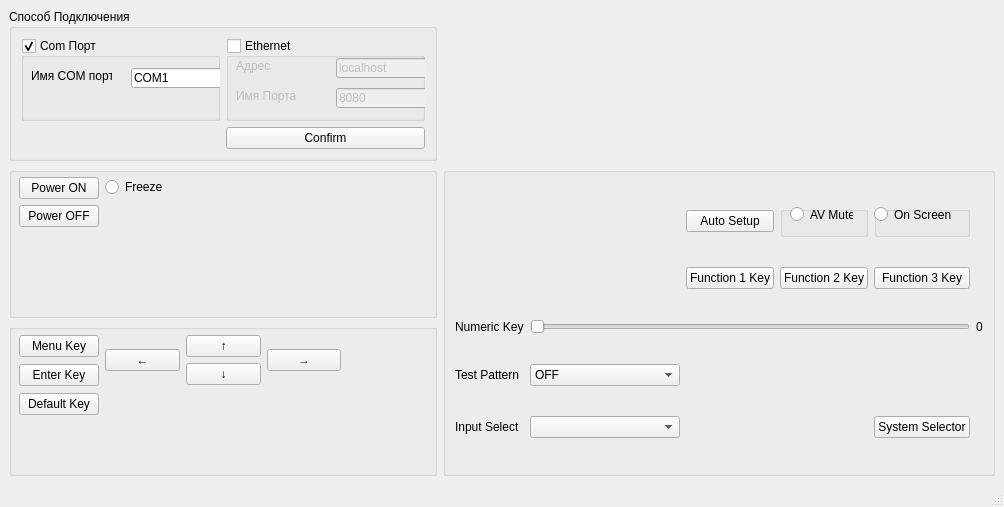
<?xml version="1.0" encoding="UTF-8"?>
<ui version="4.0">
 <class>MainWindow</class>
 <widget class="QMainWindow" name="MainWindow">
  <property name="geometry">
   <rect>
    <x>0</x>
    <y>0</y>
    <width>1004</width>
    <height>507</height>
   </rect>
  </property>
  <property name="windowTitle">
   <string>MainWindow</string>
  </property>
  <widget class="QWidget" name="centralwidget">
   <layout class="QGridLayout" name="gridLayout_7">
    <item row="0" column="0">
     <layout class="QGridLayout" name="gridLayout_6">
      <item row="1" column="0">
       <widget class="QGroupBox" name="groupBox_5">
        <property name="title">
         <string/>
        </property>
        <widget class="QWidget" name="layoutWidget">
         <property name="geometry">
          <rect>
           <x>10</x>
           <y>10</y>
           <width>191</width>
           <height>79</height>
          </rect>
         </property>
         <layout class="QFormLayout" name="formLayout">
          <item row="0" column="1">
           <widget class="QRadioButton" name="freeze">
            <property name="text">
             <string>Freeze</string>
            </property>
           </widget>
          </item>
          <item row="0" column="0">
           <layout class="QVBoxLayout" name="verticalLayout">
            <item>
             <widget class="QPushButton" name="powerOn">
              <property name="text">
               <string>Power ON</string>
              </property>
             </widget>
            </item>
            <item>
             <widget class="QPushButton" name="powerOff">
              <property name="text">
               <string>Power OFF</string>
              </property>
             </widget>
            </item>
           </layout>
          </item>
         </layout>
        </widget>
       </widget>
      </item>
      <item row="0" column="0">
       <widget class="QGroupBox" name="groupBox_4">
        <property name="title">
         <string>Способ Подключения</string>
        </property>
        <layout class="QGridLayout" name="gridLayout_3">
         <item row="1" column="1">
          <widget class="QPushButton" name="Confirm">
           <property name="text">
            <string>Confirm</string>
           </property>
          </widget>
         </item>
         <item row="0" column="0">
          <widget class="QGroupBox" name="com">
           <property name="title">
            <string>Com Порт</string>
           </property>
           <property name="checkable">
            <bool>true</bool>
           </property>
           <widget class="QLineEdit" name="comName">
            <property name="geometry">
             <rect>
              <x>110</x>
              <y>30</y>
              <width>113</width>
              <height>20</height>
             </rect>
            </property>
            <property name="text">
             <string>COM1</string>
            </property>
           </widget>
           <widget class="QLabel" name="label">
            <property name="geometry">
             <rect>
              <x>10</x>
              <y>30</y>
              <width>81</width>
              <height>16</height>
             </rect>
            </property>
            <property name="text">
             <string>Имя COM порта</string>
            </property>
           </widget>
          </widget>
         </item>
         <item row="0" column="1">
          <widget class="QGroupBox" name="eth">
           <property name="acceptDrops">
            <bool>false</bool>
           </property>
           <property name="autoFillBackground">
            <bool>false</bool>
           </property>
           <property name="title">
            <string>Ethernet</string>
           </property>
           <property name="flat">
            <bool>false</bool>
           </property>
           <property name="checkable">
            <bool>true</bool>
           </property>
           <property name="checked">
            <bool>false</bool>
           </property>
           <widget class="QLineEdit" name="ethName">
            <property name="geometry">
             <rect>
              <x>110</x>
              <y>50</y>
              <width>113</width>
              <height>20</height>
             </rect>
            </property>
            <property name="text">
             <string>8080</string>
            </property>
           </widget>
           <widget class="QLabel" name="label_6">
            <property name="geometry">
             <rect>
              <x>10</x>
              <y>50</y>
              <width>81</width>
              <height>16</height>
             </rect>
            </property>
            <property name="text">
             <string>Имя Порта</string>
            </property>
           </widget>
           <widget class="QLineEdit" name="ethName_2">
            <property name="geometry">
             <rect>
              <x>110</x>
              <y>20</y>
              <width>113</width>
              <height>20</height>
             </rect>
            </property>
            <property name="text">
             <string>localhost</string>
            </property>
           </widget>
           <widget class="QLabel" name="label_7">
            <property name="geometry">
             <rect>
              <x>10</x>
              <y>20</y>
              <width>81</width>
              <height>16</height>
             </rect>
            </property>
            <property name="text">
             <string>Адрес</string>
            </property>
           </widget>
          </widget>
         </item>
        </layout>
       </widget>
      </item>
      <item row="2" column="0">
       <widget class="QGroupBox" name="groupBox_6">
        <property name="title">
         <string/>
        </property>
        <widget class="QWidget" name="layoutWidget">
         <property name="geometry">
          <rect>
           <x>10</x>
           <y>10</y>
           <width>322</width>
           <height>85</height>
          </rect>
         </property>
         <layout class="QGridLayout" name="gridLayout_4">
          <item row="0" column="0">
           <widget class="QPushButton" name="menuKey">
            <property name="text">
             <string>Menu Key</string>
            </property>
           </widget>
          </item>
          <item row="0" column="1" rowspan="2">
           <layout class="QGridLayout" name="gridLayout">
            <item row="0" column="0" rowspan="2">
             <widget class="QPushButton" name="leftKey">
              <property name="text">
               <string>←</string>
              </property>
             </widget>
            </item>
            <item row="0" column="1">
             <widget class="QPushButton" name="upKey">
              <property name="text">
               <string>↑</string>
              </property>
             </widget>
            </item>
            <item row="0" column="2" rowspan="2">
             <widget class="QPushButton" name="rightKey">
              <property name="text">
               <string>→</string>
              </property>
             </widget>
            </item>
            <item row="1" column="1">
             <widget class="QPushButton" name="downKey">
              <property name="text">
               <string>↓</string>
              </property>
             </widget>
            </item>
           </layout>
          </item>
          <item row="1" column="0">
           <widget class="QPushButton" name="enterKey">
            <property name="text">
             <string>Enter Key</string>
            </property>
           </widget>
          </item>
          <item row="2" column="0">
           <widget class="QPushButton" name="defaultKey">
            <property name="text">
             <string>Default Key</string>
            </property>
           </widget>
          </item>
         </layout>
        </widget>
       </widget>
      </item>
      <item row="1" column="1" rowspan="2">
       <widget class="QGroupBox" name="groupBox_7">
        <property name="title">
         <string/>
        </property>
        <layout class="QGridLayout" name="gridLayout_5">
         <item row="4" column="1" colspan="2">
          <widget class="QComboBox" name="testPattern">
           <item>
            <property name="text">
             <string>OFF</string>
            </property>
           </item>
           <item>
            <property name="text">
             <string>All white</string>
            </property>
           </item>
           <item>
            <property name="text">
             <string>All black</string>
            </property>
           </item>
           <item>
            <property name="text">
             <string>1% Window</string>
            </property>
           </item>
           <item>
            <property name="text">
             <string>1% Window (Inverion)</string>
            </property>
           </item>
           <item>
            <property name="text">
             <string>Focus</string>
            </property>
           </item>
           <item>
            <property name="text">
             <string>Color bar (vertical)</string>
            </property>
           </item>
           <item>
            <property name="text">
             <string>Color bar (horizontal)</string>
            </property>
           </item>
           <item>
            <property name="text">
             <string>16:9/4:3 aspect frame</string>
            </property>
           </item>
          </widget>
         </item>
         <item row="5" column="0">
          <widget class="QLabel" name="label_2">
           <property name="text">
            <string>Input Select</string>
           </property>
          </widget>
         </item>
         <item row="2" column="0">
          <widget class="QLabel" name="label_5">
           <property name="text">
            <string>Numeric Key</string>
           </property>
          </widget>
         </item>
         <item row="4" column="0">
          <widget class="QLabel" name="label_3">
           <property name="text">
            <string>Test Pattern</string>
           </property>
          </widget>
         </item>
         <item row="2" column="1" colspan="5">
          <widget class="QSlider" name="horizontalSlider">
           <property name="maximum">
            <number>9</number>
           </property>
           <property name="pageStep">
            <number>3</number>
           </property>
           <property name="orientation">
            <enum>Qt::Horizontal</enum>
           </property>
          </widget>
         </item>
         <item row="5" column="5">
          <widget class="QPushButton" name="sysSelector">
           <property name="text">
            <string>System Selector</string>
           </property>
          </widget>
         </item>
         <item row="2" column="6">
          <widget class="QLabel" name="label_4">
           <property name="text">
            <string>0</string>
           </property>
          </widget>
         </item>
         <item row="5" column="1" colspan="2">
          <widget class="QComboBox" name="comboBox">
           <item>
            <property name="text">
             <string/>
            </property>
           </item>
           <item>
            <property name="text">
             <string>PC1</string>
            </property>
           </item>
           <item>
            <property name="text">
             <string>PC2</string>
            </property>
           </item>
           <item>
            <property name="text">
             <string>RGB1</string>
            </property>
           </item>
           <item>
            <property name="text">
             <string>RGB2</string>
            </property>
           </item>
           <item>
            <property name="text">
             <string>Video</string>
            </property>
           </item>
           <item>
            <property name="text">
             <string>DVI</string>
            </property>
           </item>
           <item>
            <property name="text">
             <string>HDMI</string>
            </property>
           </item>
           <item>
            <property name="text">
             <string>Digital Link</string>
            </property>
           </item>
          </widget>
         </item>
         <item row="0" column="5">
          <widget class="QGroupBox" name="groupBox_3">
           <property name="title">
            <string/>
           </property>
           <widget class="QRadioButton" name="radioButton">
            <property name="geometry">
             <rect>
              <x>0</x>
              <y>0</y>
              <width>82</width>
              <height>17</height>
             </rect>
            </property>
            <property name="text">
             <string>On Screen</string>
            </property>
           </widget>
          </widget>
         </item>
         <item row="1" column="5">
          <widget class="QPushButton" name="func3Key">
           <property name="text">
            <string>Function 3 Key</string>
           </property>
          </widget>
         </item>
         <item row="1" column="4">
          <widget class="QPushButton" name="func2Key">
           <property name="text">
            <string>Function 2 Key</string>
           </property>
          </widget>
         </item>
         <item row="1" column="3">
          <widget class="QPushButton" name="func1Key">
           <property name="text">
            <string>Function 1 Key</string>
           </property>
          </widget>
         </item>
         <item row="0" column="4">
          <widget class="QGroupBox" name="groupBox_2">
           <property name="title">
            <string/>
           </property>
           <widget class="QRadioButton" name="AVMute">
            <property name="geometry">
             <rect>
              <x>10</x>
              <y>0</y>
              <width>63</width>
              <height>17</height>
             </rect>
            </property>
            <property name="text">
             <string>AV Mute</string>
            </property>
           </widget>
          </widget>
         </item>
         <item row="0" column="3">
          <widget class="QPushButton" name="autoSetup">
           <property name="text">
            <string>Auto Setup</string>
           </property>
          </widget>
         </item>
        </layout>
       </widget>
      </item>
     </layout>
    </item>
   </layout>
  </widget>
  <widget class="QMenuBar" name="menubar">
   <property name="geometry">
    <rect>
     <x>0</x>
     <y>0</y>
     <width>1004</width>
     <height>21</height>
    </rect>
   </property>
  </widget>
  <widget class="QStatusBar" name="statusbar"/>
 </widget>
 <resources/>
 <connections/>
</ui>
